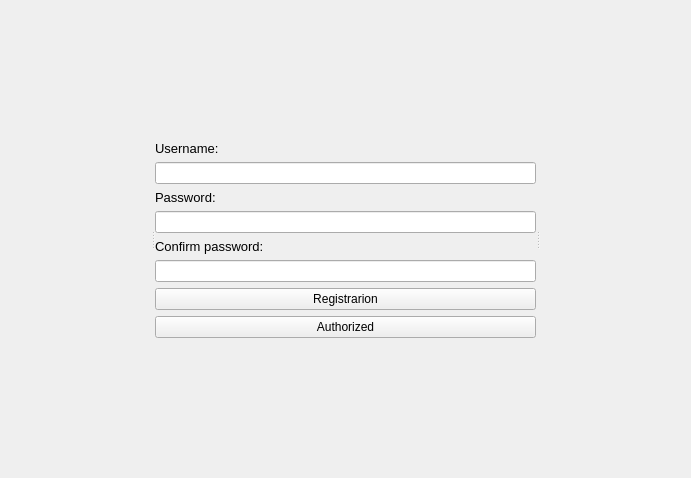
<?xml version="1.0" encoding="UTF-8"?>
<ui version="4.0">
 <class>RegForm</class>
 <widget class="QWidget" name="RegForm">
  <property name="geometry">
   <rect>
    <x>0</x>
    <y>0</y>
    <width>691</width>
    <height>478</height>
   </rect>
  </property>
  <property name="windowTitle">
   <string>Form</string>
  </property>
  <layout class="QGridLayout" name="gridLayout">
   <item row="0" column="0">
    <widget class="QSplitter" name="splitter">
     <property name="orientation">
      <enum>Qt::Horizontal</enum>
     </property>
     <widget class="QWidget" name="verticalLayoutWidget">
      <layout class="QVBoxLayout" name="verticalLayout">
       <item>
        <spacer name="horizontalSpacer">
         <property name="orientation">
          <enum>Qt::Horizontal</enum>
         </property>
         <property name="sizeHint" stdset="0">
          <size>
           <width>40</width>
           <height>20</height>
          </size>
         </property>
        </spacer>
       </item>
      </layout>
     </widget>
     <widget class="QWidget" name="verticalLayoutWidget_2">
      <layout class="QVBoxLayout" name="verticalLayout_2" stretch="0,0,0,0,0,0,0,0,0,0">
       <item>
        <spacer name="verticalSpacer">
         <property name="orientation">
          <enum>Qt::Vertical</enum>
         </property>
         <property name="sizeHint" stdset="0">
          <size>
           <width>20</width>
           <height>40</height>
          </size>
         </property>
        </spacer>
       </item>
       <item>
        <widget class="QLabel" name="NameLabel">
         <property name="text">
          <string>&lt;html&gt;&lt;head/&gt;&lt;body&gt;&lt;p&gt;&lt;span style=&quot; font-size:10pt;&quot;&gt;Username:&lt;/span&gt;&lt;/p&gt;&lt;/body&gt;&lt;/html&gt;</string>
         </property>
        </widget>
       </item>
       <item>
        <widget class="QLineEdit" name="NameEdit"/>
       </item>
       <item>
        <widget class="QLabel" name="PassLabel">
         <property name="text">
          <string>&lt;html&gt;&lt;head/&gt;&lt;body&gt;&lt;p&gt;&lt;span style=&quot; font-size:10pt;&quot;&gt;Password:&lt;/span&gt;&lt;/p&gt;&lt;/body&gt;&lt;/html&gt;</string>
         </property>
        </widget>
       </item>
       <item>
        <widget class="QLineEdit" name="PassEdit"/>
       </item>
       <item>
        <widget class="QLabel" name="ConPassLabel">
         <property name="text">
          <string>&lt;html&gt;&lt;head/&gt;&lt;body&gt;&lt;p&gt;&lt;span style=&quot; font-size:10pt;&quot;&gt;Confirm password:&lt;/span&gt;&lt;/p&gt;&lt;/body&gt;&lt;/html&gt;</string>
         </property>
        </widget>
       </item>
       <item>
        <widget class="QLineEdit" name="ConPassEdit"/>
       </item>
       <item>
        <widget class="QPushButton" name="RegBtn">
         <property name="text">
          <string>Registrarion</string>
         </property>
        </widget>
       </item>
       <item>
        <widget class="QPushButton" name="AuthBtn">
         <property name="text">
          <string>Authorized</string>
         </property>
        </widget>
       </item>
       <item>
        <spacer name="verticalSpacer_2">
         <property name="orientation">
          <enum>Qt::Vertical</enum>
         </property>
         <property name="sizeHint" stdset="0">
          <size>
           <width>20</width>
           <height>40</height>
          </size>
         </property>
        </spacer>
       </item>
      </layout>
     </widget>
     <widget class="QWidget" name="verticalLayoutWidget_3">
      <layout class="QVBoxLayout" name="verticalLayout_3">
       <item>
        <spacer name="horizontalSpacer_2">
         <property name="orientation">
          <enum>Qt::Horizontal</enum>
         </property>
         <property name="sizeHint" stdset="0">
          <size>
           <width>40</width>
           <height>20</height>
          </size>
         </property>
        </spacer>
       </item>
      </layout>
     </widget>
    </widget>
   </item>
  </layout>
 </widget>
 <resources/>
 <connections/>
</ui>
